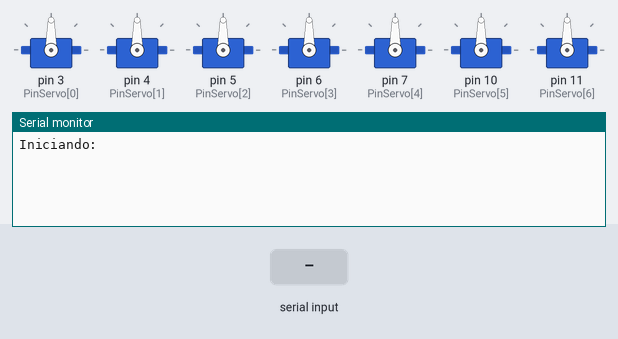
Bench run of a sketch on a simulated Arduino Uno, built with avr-gcc and run on an emulated ATmega328P. On the bench: 7 × servo, the last lines printed to the serial monitor. The test bench sets the inputs (shaded band).

Above: at 1.2 s.
1.3 s: "x90\n" received over Serial
At 2.5 s:
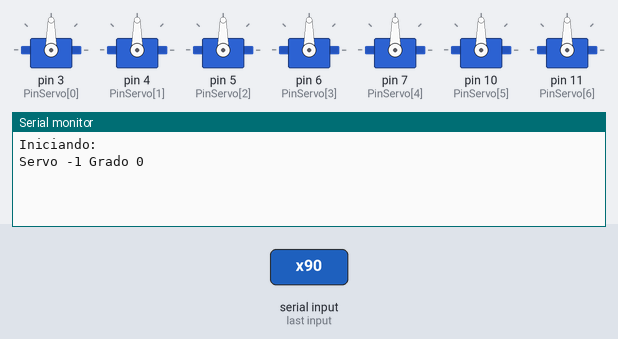
2.8 s: "90,45\n" received over the second serial link
At 3.8 s:
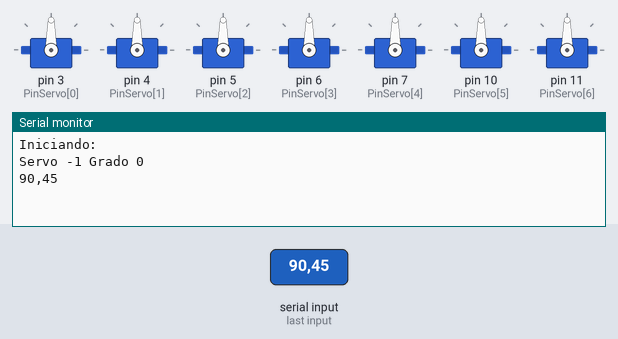
4.3 s: "5\n" received over the second serial link
At 4.9 s:
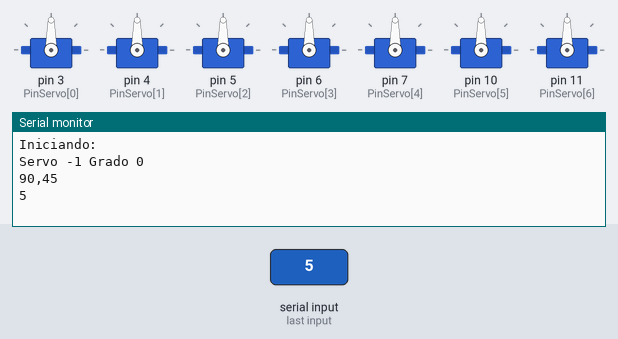
5.8 s: "x90\n" received over the second serial link
At 6.2 s:
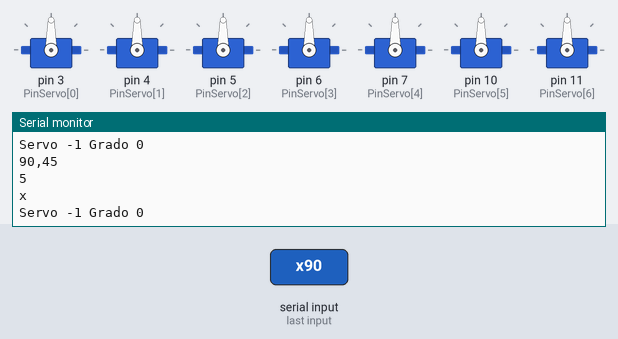

Measured:
- after the input at 1.3 s, the serial monitor: prints a new line at once (image 1)
- after the input at 2.8 s, the serial monitor: prints a new line at once (image 2)
- after the input at 4.3 s, the serial monitor: prints a new line at once (image 3)
- after the input at 5.8 s, the serial monitor: prints a new line at once (image 4)

The sketch:

BrasoBTServo.ino
```cpp
#include <SoftwareSerial.h>//Se puede emular mas de un puerto serial
#include <Servo.h>

Servo Servo[7];

int PinServo[7] = {3, 4, 5, 6, 7, 10, 11};

SoftwareSerial BTSerial(8, 9); // RX | TX Poner los pines que usas

void setup()
{
  for (int i = 0; i < 7; i++) {
    Servo[i].attach(PinServo[i]);
  }
  Serial.begin(9600);
  Serial.println("Iniciando:");
  BTSerial.begin(9600);
  BTSerial.println("Iniciando");
  //Inicializando los puerto seria de ambos lados
}

void loop()
{
  int MoverServo = -1;
  int GradoServo = 0;
  // Leer el puerto HC-05 y lo escrive en el puerto serial de Arduino
  while (BTSerial.available()) {

    char Letra = BTSerial.read();
    Serial.write(Letra);
    if (Letra >= 'a' && Letra <= 'f') {
      Serial.println("Encontro Letra");

      Serial.println(Letra - 'a');
      MoverServo = Letra - 'a';
    }
    else if (Letra >= '0' && Letra <= '9') {
      GradoServo = GradoServo * 10 + int(Letra - '0');
    }
    else if (Letra == 'x') {
      Servo[MoverServo].write(GradoServo);
      if (MoverServo == 5) {
        Servo[6].write(GradoServo);
      }
      Serial.println();
      Serial.print("Servo ");
      Serial.print(MoverServo);
      Serial.print(" Grado ");
      Serial.println(GradoServo);
    }
  }
  // Lee el  puerto serial del arduino y lo escrive en el puerto serial
  while (Serial.available()) {
    char Letra = Serial.read();
    BTSerial.write(Letra);
    if (Letra >= 'a' && Letra <= 'f') {
      Serial.println("Encontro Letra");

      Serial.println(Letra - 'a');
      MoverServo = Letra - 'a';
    }
    else if (Letra >= '0' && Letra <= '9') {
      GradoServo = GradoServo * 10 + int(Letra - '0');
    }
    else if (Letra == 'x') {
      Servo[MoverServo].write(GradoServo);
      if (MoverServo == 5) {
        Servo[6].write(GradoServo);
      }
      Serial.println();
      Serial.print("Servo ");
      Serial.print(MoverServo);
      Serial.print(" Grado ");
      Serial.println(GradoServo);
    }
  }
}
```
